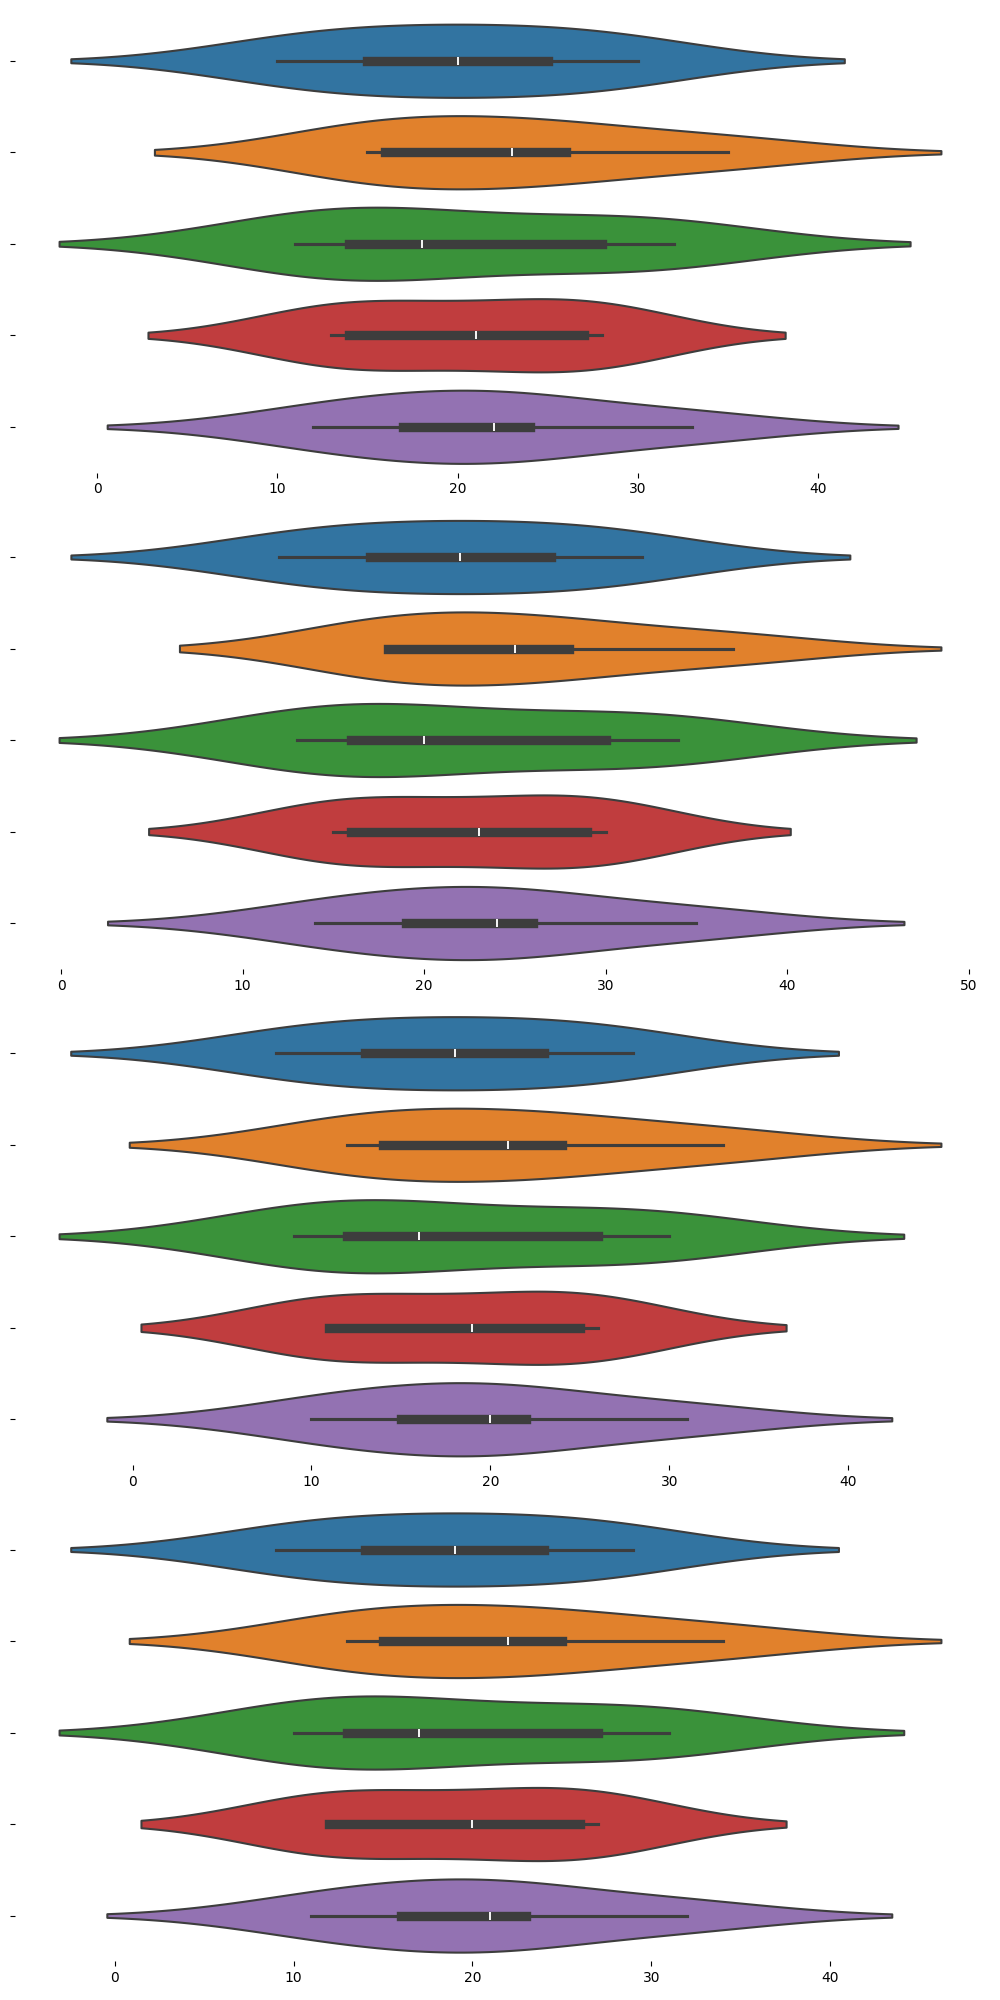

The script that drew this image:
import matplotlib.pyplot as plt
import numpy as np
import seaborn as sns

spring_density = np.array([
    [10, 15, 11, 14, 12], 
    [20, 23, 18, 21, 22], 
    [30, 35, 32, 28, 33],
    [25, 26, 28, 27, 24],
    [15, 16, 14, 13, 17]
])

summer_density = np.array([
    [12, 18, 13, 16, 14], 
    [22, 25, 20, 23, 24], 
    [32, 37, 34, 30, 35],
    [27, 28, 30, 29, 26],
    [17, 18, 16, 15, 19]
])

winter_density = np.array([
    [8, 12, 9, 11, 10], 
    [18, 21, 16, 19, 20], 
    [28, 33, 30, 26, 31],
    [23, 24, 26, 25, 22],
    [13, 14, 12, 11, 15]
])

autumn_density = np.array([
    [9, 13, 10, 12, 11], 
    [19, 22, 17, 20, 21], 
    [29, 34, 31, 27, 32],
    [24, 25, 27, 26, 23],
    [14, 15, 13, 12, 16]
])

fig, axs = plt.subplots(4, 1, figsize=(10, 20), tight_layout=True)

def create_horizontal_density_plot(ax, data):
    sns.violinplot(data=data, ax=ax, linewidth=1.5, orient='h')
    ax.set_xlabel('')
    ax.set_yticklabels([])
    ax.set_ylabel('')
    ax.set_title('')
    ax.set_frame_on(False)
    ax.grid(False)

create_horizontal_density_plot(axs[0], spring_density)
create_horizontal_density_plot(axs[1], summer_density)
create_horizontal_density_plot(axs[2], winter_density)
create_horizontal_density_plot(axs[3], autumn_density)

plt.show()
